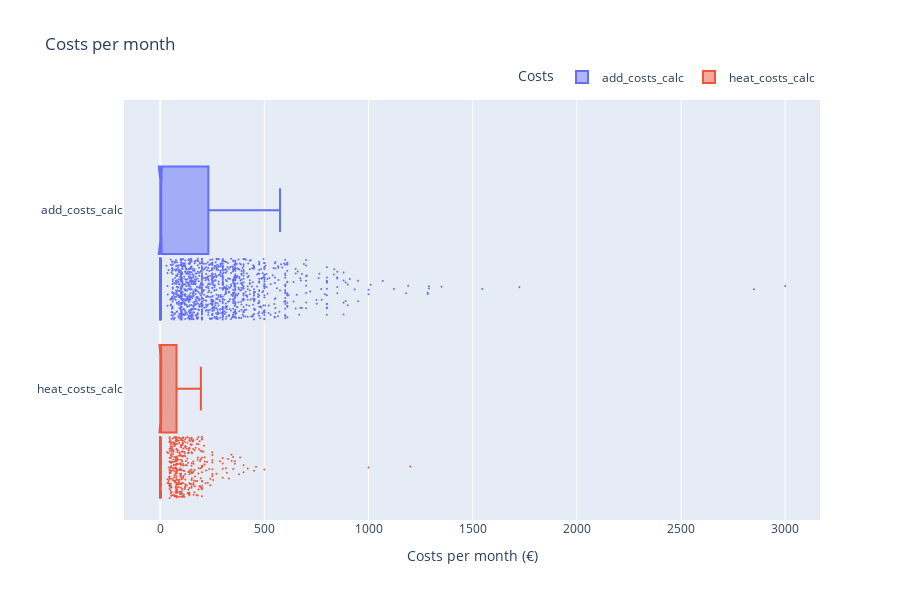

Notebook code cell kept with this figure:
### Markdown cell above
Let's look at costs distribution:

### Code cell
fig = px.box(
    dff,
    x=["add_costs_calc", "heat_costs_calc"],
    height=600,
    title="Costs per month",
    notched=True,
    color="variable",
)
fig.update_layout(
    xaxis_title="Costs per month (€)",
    yaxis_title="",
    legend_title="Costs",
    legend=dict(orientation="h", yanchor="bottom", y=1.02, xanchor="right", x=1),
)
fig.update_traces(boxpoints="all", jitter=0.7, pointpos=-1.8, marker_size=2)
fig.show()

### Figure 1 — Plotly figure (JSON) as saved in the notebook; plotly's stock layout.template omitted (floating-point values rounded to 4 significant figures; data arrays with more than 128 entries replaced by an {"elided": "..."} marker saying what was removed)
{"data": [{"alignmentgroup": "True", "boxpoints": "all", "hovertemplate": "variable=%{y}<br>value=%{x}<extra></extra>", "jitter": 0.7, "legendgroup": "add_costs_calc", "marker": {"color": "#636efa", "size": 2}, "name": "add_costs_calc", "notched": true, "offsetgroup": "add_costs_calc", "orientation": "h", "pointpos": -1.8, "showlegend": true, "type": "box", "x": {"elided": "2746 float values"}, "x0": " ", "xaxis": "x", "y": {"elided": "2746 str values"}, "y0": " ", "yaxis": "y"}, {"alignmentgroup": "True", "boxpoints": "all", "hovertemplate": "variable=%{y}<br>value=%{x}<extra></extra>", "jitter": 0.7, "legendgroup": "heat_costs_calc", "marker": {"color": "#EF553B", "size": 2}, "name": "heat_costs_calc", "notched": true, "offsetgroup": "heat_costs_calc", "orientation": "h", "pointpos": -1.8, "showlegend": true, "type": "box", "x": {"elided": "2746 float values"}, "x0": " ", "xaxis": "x", "y": {"elided": "2746 str values"}, "y0": " ", "yaxis": "y"}], "layout": {"boxmode": "overlay", "height": 600, "legend": {"orientation": "h", "title": {"text": "Costs"}, "tracegroupgap": 0, "x": 1, "xanchor": "right", "y": 1.02, "yanchor": "bottom"}, "title": {"text": "Costs per month"}, "xaxis": {"anchor": "y", "domain": [0, 1], "title": {"text": "Costs per month (€)"}}, "yaxis": {"anchor": "x", "categoryarray": ["heat_costs_calc", "add_costs_calc"], "categoryorder": "array", "domain": [0, 1], "title": {"text": ""}}}}
